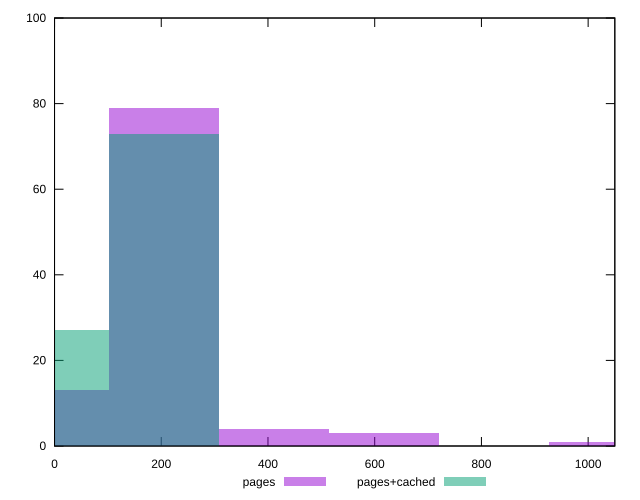

gnuplot code for this plot:
reset

$pages <<EOF
0 13
205.94321783553795 79
411.8864356710759 4
617.8296535066138 3
1029.7160891776898 1
EOF

$pagesCached <<EOF
205.94321783553795 73
0 27
EOF

set key outside below
set boxwidth 205.94321783553795
set xrange [0:1050]
set yrange [0:100]
set trange [0:100]
set style fill transparent solid 0.5 noborder
set terminal svg size 640, 500 enhanced background rgb 'white'
set output "report_00025_2021-02-22T21:38:55.199Z/unused-css-rules/comparison/histogram/0_vs_1.svg"

plot $pages title "pages" with boxes, \
     $pagesCached title "pages+cached" with boxes

reset
